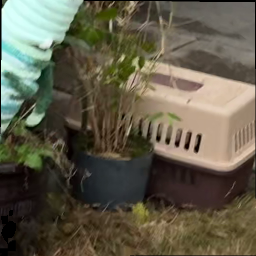
#> input picture assets/images/samples/002_00039_patch_8.png, 256 x 256 px, given in place of 024_00121_patch_13.png, which was not available
$ python color.py
#> lines starting #> are read from the running program, lines starting #| are printed output that depends on the picture; long printed decimals are rounded; pictures that were not available may be replaced by others from this repository, and a replacement may not be noted
import os
import cv2
import numpy as np
from skimage.exposure import match_histograms


def color_matrix_estimation(
    source_pixels,
    reference_pixels,
    sample_ratio=0.05,
    seed=42
):
    """
    学习 source -> reference 的 3×3 颜色变换矩阵。

    source_pixels:    (N, 3)，待校正图像像素
    reference_pixels: (N, 3)，参考图像像素
    """
    if source_pixels.shape != reference_pixels.shape:
        raise ValueError(
            f"像素数量不一致："
            f"{source_pixels.shape} 和 {reference_pixels.shape}"
        )

    num_pixels = source_pixels.shape[0]

    if num_pixels == 0:
        return None

    sample_num = max(10, int(num_pixels * sample_ratio))
    sample_num = min(sample_num, num_pixels)

    rng = np.random.default_rng(seed)
    indices = rng.choice(
        num_pixels,
        size=sample_num,
        replace=False
    )

    source_sample = source_pixels[indices]
    reference_sample = reference_pixels[indices]

    try:
        color_matrix = (
            np.linalg.pinv(source_sample)
            @ reference_sample
        )
    except np.linalg.LinAlgError:
        return None

    return color_matrix


def color_correction(image, color_matrix):
    """
    对 RGB 浮点图像应用 3×3 颜色矩阵。

    image: (H, W, 3)，范围 [0, 1]
    """
    if color_matrix is None:
        return image.copy()

    corrected = image @ color_matrix
    corrected = np.clip(corrected, 0.0, 1.0)

    return corrected


def align_color(
    source_path,
    reference_path,
    output_path,
    crop_border=80,
    sample_ratio=0.05,
    use_histogram_matching=True
):
    """
    将 source 图像的颜色对齐到 reference 图像。

    source_path:
        待校正图像。

    reference_path:
        颜色参考图像。

    output_path:
        校正结果保存路径。
    """
#> called with output_path = './source_aligned.png', crop_border = 80, sample_ratio = 0.05, use_histogram_matching = True
    source_bgr = cv2.imread(
        source_path,
        cv2.IMREAD_COLOR
    )
#> source_bgr is the input picture: shape (256, 256, 3); mean B, G, R 74.6, 92.1, 96.8
    reference_bgr = cv2.imread(
        reference_path,
        cv2.IMREAD_COLOR
    )
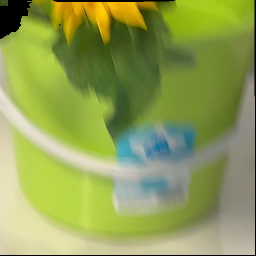
#> input picture assets/images/samples/008_00330_patch_7.png, 256 x 256 px, given in place of 024_00121_patch_13.png, which was not available
#> reference_bgr is the input picture: shape (256, 256, 3); mean B, G, R 85.1, 158, 143.2

    if source_bgr is None:
        raise FileNotFoundError(
            f"无法读取待校正图像：{source_path}"
        )

    if reference_bgr is None:
        raise FileNotFoundError(
            f"无法读取参考图像：{reference_path}"
        )

    if source_bgr.shape != reference_bgr.shape:
        raise ValueError(
            f"两张图像尺寸必须一致，当前为：\n"
            f"source: {source_bgr.shape}\n"
            f"reference: {reference_bgr.shape}"
        )

    source = cv2.cvtColor(
        source_bgr,
        cv2.COLOR_BGR2RGB
    ).astype(np.float32) / 255.0
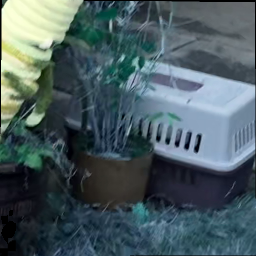
#> source: shape (256, 256, 3) float32; mean B, G, R 0.38, 0.361, 0.292

    reference = cv2.cvtColor(
        reference_bgr,
        cv2.COLOR_BGR2RGB
    ).astype(np.float32) / 255.0
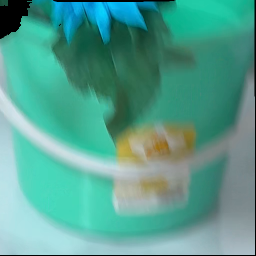
#> reference: shape (256, 256, 3) float32; mean B, G, R 0.562, 0.62, 0.334

    height, width = source.shape[:2]
#> height = 256; width = 256

    # 中心区域用于估计颜色矩阵，减少边缘错位影响
    if (
        crop_border > 0
        and height > 2 * crop_border
        and width > 2 * crop_border
    ):
        source_crop = source[
            crop_border:-crop_border,
            crop_border:-crop_border
        ]
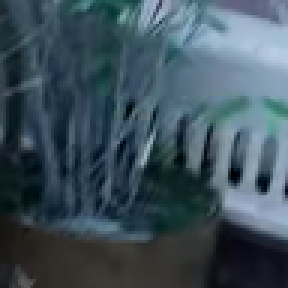
#> source_crop: shape (96, 96, 3) float32 (shown 3 times larger); mean B, G, R 0.36, 0.317, 0.246

        reference_crop = reference[
            crop_border:-crop_border,
            crop_border:-crop_border
        ]
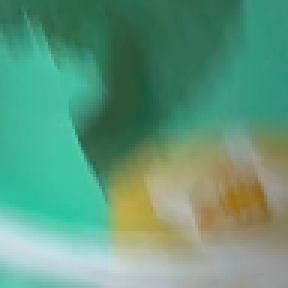
#> reference_crop: shape (96, 96, 3) float32 (shown 3 times larger); mean B, G, R 0.484, 0.595, 0.378
    else:
        print("图像尺寸较小，不进行中心裁剪")
        source_crop = source
        reference_crop = reference

    source_pixels = source_crop.reshape(-1, 3)
    reference_pixels = reference_crop.reshape(-1, 3)

    # 学习 source -> reference 的颜色矩阵
    color_matrix = color_matrix_estimation(
        source_pixels,
        reference_pixels,
        sample_ratio=sample_ratio
    )
#> in color_matrix_estimation, `source_sample = source_pixels[indices]`: source_sample = 460 rows, first 8: [0.133, 0.141, 0.141], [0.725, 0.631, 0.537], [0.482, 0.522, 0.306], [0.533, 0.439, 0.392], [0.498, 0.427, 0.376], [0.714, 0.62, 0.553], [0.373, 0.302, 0.227], [0.451, 0.447, 0.298]
#> in color_matrix_estimation, `reference_sample = reference_pixels[indices]`: reference_sample = 460 rows, first 8: [0.792, 0.827, 0.549], [0.478, 0.576, 0.188], [0.463, 0.565, 0.224], [0.471, 0.573, 0.208], [0.341, 0.51, 0.608], [0.471, 0.573, 0.208], [0.486, 0.584, 0.247], [0.259, 0.373, 0.173]
#> in color_matrix_estimation, `color_matrix = ( np.linalg.pinv(source_sample) @ reference_sample )`: color_matrix = [[-0.205, 0.534, -1.35], [2.11, 2.29, 2.76], [-1.02, -1.95, -0.575]]

    if color_matrix is None:
        raise RuntimeError("颜色矩阵估计失败")

    print("颜色变换矩阵：")
    print(color_matrix)
#| [[-0.2048  0.5341  -1.346 ]
#|  [ 2.111   2.289   2.763  ]
#|  [-1.021  -1.947  -0.5754]]

    # 将颜色矩阵应用到完整 source 图像
    corrected = color_correction(
        source,
        color_matrix
    )
#> in color_correction, `corrected = np.clip(corrected, 0.0, 1.0)`:
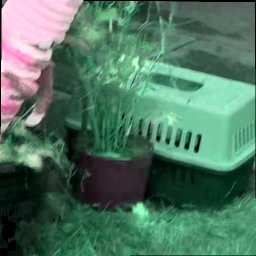
#> corrected: shape (256, 256, 3) float32; mean B, G, R 0.386, 0.46, 0.315

    if use_histogram_matching:
        # 进一步将亮度和颜色分布匹配到参考图像
        corrected = match_histograms(
            corrected,
            reference,
            channel_axis=-1
        )
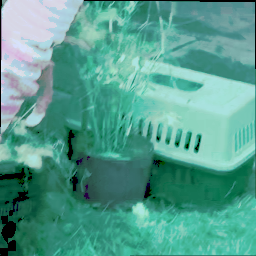
#> corrected: shape (256, 256, 3) float32; mean B, G, R 0.56, 0.618, 0.337

        corrected = np.clip(
            corrected,
            0.0,
            1.0
        )

    corrected_uint8 = (
        corrected * 255.0 + 0.5
    ).astype(np.uint8)

    output_bgr = cv2.cvtColor(
        corrected_uint8,
        cv2.COLOR_RGB2BGR
    )

    output_dir = os.path.dirname(output_path)

    if output_dir:
        os.makedirs(
            output_dir,
            exist_ok=True
        )

    success = cv2.imwrite(
        output_path,
        output_bgr
    )

    if not success:
        raise RuntimeError(
            f"图像保存失败：{output_path}"
        )

    print(f"颜色对齐结果已保存至：{output_path}")


if __name__ == "__main__":
    # 待校正图像：最终修改的是这张图
    source_path = "F:/Project/Code/assets/images/samples/gt/024_00121_patch_13.png"

    # 参考图像：希望 source 的颜色接近这张图
    reference_path = "F:/Project/Code/assets/images/samples/024_00121_patch_13.png"

    # 输出结果
    output_path = "./source_aligned.png"

    align_color(
        source_path=source_path,
        reference_path=reference_path,
        output_path=output_path,
        crop_border=80,
        sample_ratio=0.05,
        use_histogram_matching=True
    )
